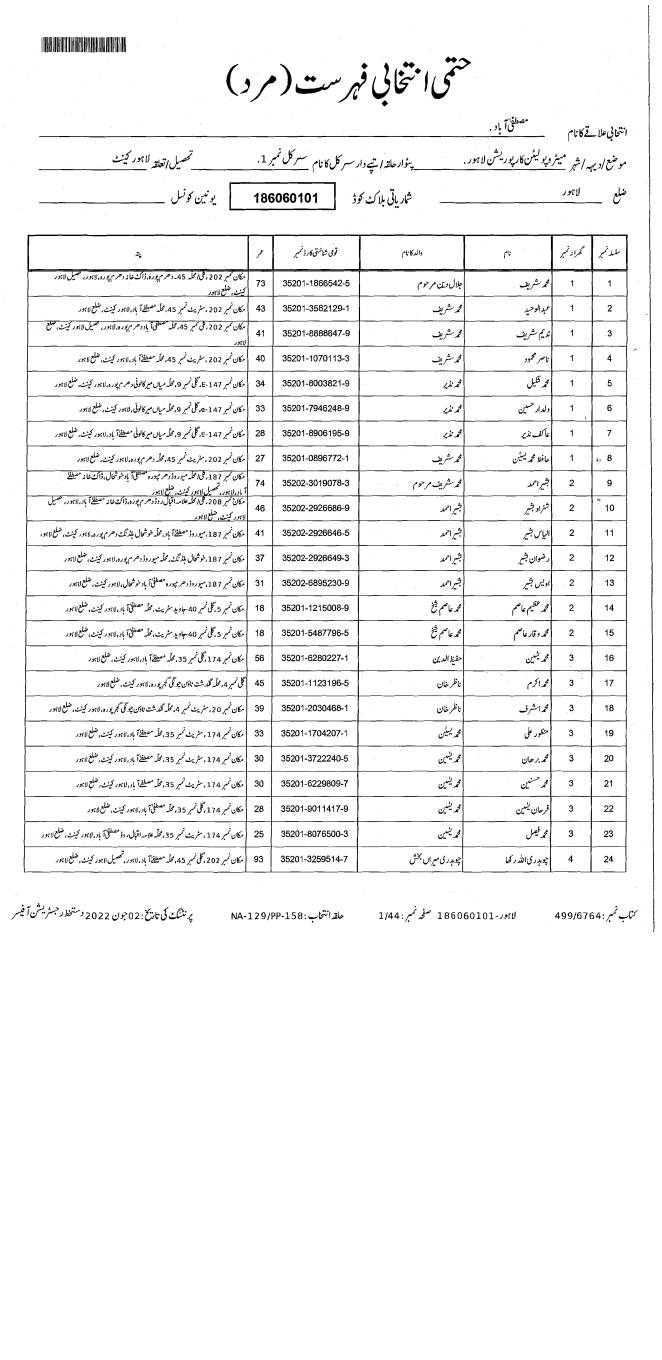
#> input picture pdf_img/10001-003.jpg, 2645 x 5440 px (shown at 1/4 size); its folder holds only this picture in this run
$ python prepare_data.py
#> lines starting #> are read from the running program, lines starting #| are printed output that depends on the picture; after the words box and inside, x2 and y2 are one past the last pixel; in counts of white or black regions, pixels touching at a corner belong together
#> in box_extraction, img is the input picture: shape (5440, 2645, 3); min 0, max 255, mean 244.2
import cv2
import numpy as np
import time
import csv
import pytesseract
import os
import threading
import imutils
## Init
jpegopt={
    "quality": 100,
    "progressive": True,
    "optimize": True
}

global thread_kill_flags
input_folder = "pdf_img/"
output_folder = "output_img/"
out_csv = "table_1.csv"
pytesseract.pytesseract.tesseract_cmd = r"C:\Program Files\Tesseract-OCR\tesseract.exe"


# [19 lines left out: functions uuid, img_preprocessing, not called in this run]


def caculate_time_difference(start_milliseconds, end_milliseconds, filename):
    if filename == 'total':
        diff_milliseconds = int(end_milliseconds) - int(start_milliseconds)
        seconds=(diff_milliseconds / 1000) % 60
        minutes=(diff_milliseconds/(1000*60))%60
        hours=(diff_milliseconds/(1000*60*60))%24
        print("Total run time", hours,":",minutes,":",seconds)
    else:
        diff_milliseconds = int(end_milliseconds) - int(start_milliseconds)
        seconds=(diff_milliseconds / 1000) % 60
        print(seconds, "s", filename)


def sort_contours(cnts, method="left-to-right"):
    # initialize the reverse flag and sort index
    reverse = False
    i = 0

    # handle if we need to sort in reverse
    if method == "right-to-left" or method == "bottom-to-top":
        reverse = True

    # handle if we are sorting against the y-coordinate rather than
    # the x-coordinate of the bounding box
    if method == "top-to-bottom" or method == "bottom-to-top":
        i = 1

    # construct the list of bounding boxes and sort them from top to
    # bottom
    boundingBoxes = [cv2.boundingRect(c) for c in cnts]
    (cnts, boundingBoxes) = zip(*sorted(zip(cnts, boundingBoxes),
                                        key=lambda b: b[1][i], reverse=reverse))

    # return the list of sorted contours and bounding boxes
    return (cnts, boundingBoxes)


def draw_green_line(img):
    img_gry = cv2.cvtColor(img, cv2.COLOR_BGR2GRAY)
    img_cny = cv2.Canny(img_gry, 50, 200)
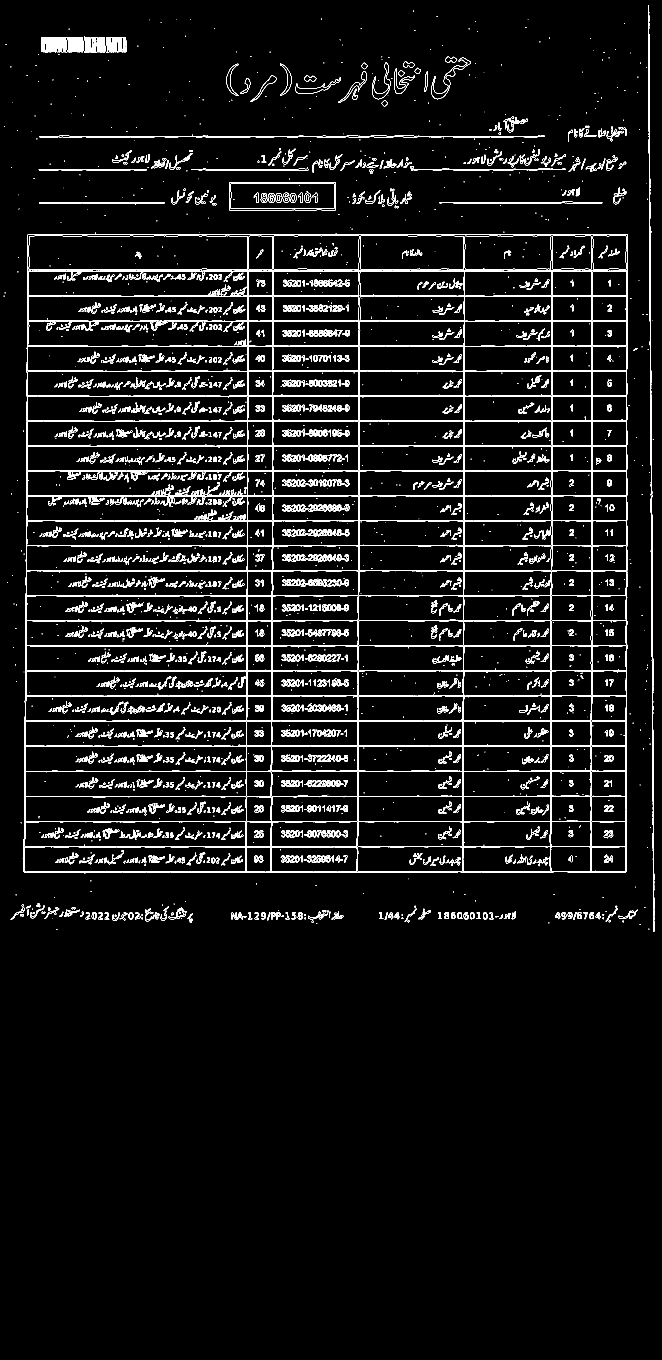
#> img_cny: shape (5440, 2645) (shown at 1/4 size); 2.8% white in thin lines or dots, all inside (x1, y1, x2, y2) = (15, 21, 2618, 3728)
    lns = cv2.ximgproc.createFastLineDetector().detect(img_cny)
    img_cpy = img.copy()
    if lns is not None:
        for ln in lns:
            x1 = int(ln[0][0])
            y1 = int(ln[0][1])
            x2 = int(ln[0][2])
            y2 = int(ln[0][3])
            cv2.line(img_cpy, pt1=(x1, y1), pt2=(x2, y2), color=(255, 0, 0), thickness=5)
#> this loop made 8438 passes
#> (ln, x1, y1, x2, y2) on passes 1 to 3: ([[2591.7, 20, 2593.9, 381]], 2591, 19, 2593, 380), ([[2592.7, 382, 2594.4, 502]], 2592, 381, 2594, 501), ([[2593.8, 503, 2596.6, 885]], 2593, 502, 2596, 884)
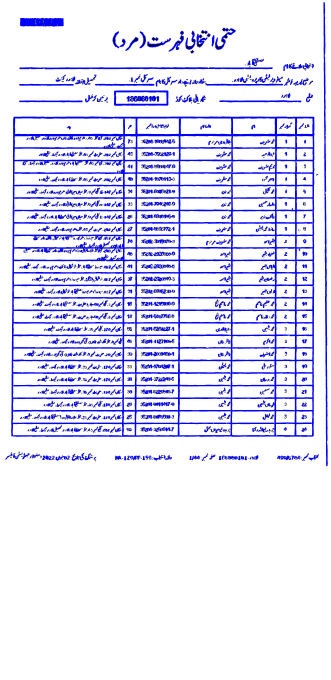
#> img_cpy: shape (5440, 2645, 3) (shown at 1/8 size); mean B, G, R 252.2, 223.8, 223.8
        return (1, img_cpy)
    else:
        return (0, img_cpy)


def v_remove_cnts(image):
    mask = np.ones(image.shape[:2], dtype="uint8") * 255
    contours, hierarchy = cv2.findContours(
        image, cv2.RETR_TREE, cv2.CHAIN_APPROX_SIMPLE)
    if len(contours) != 0:
        h_arr = []
        for cnt in contours:
            x, y, w, h = cv2.boundingRect(cnt)
            h_arr.append(h)
        mode_h = (max(set(h_arr), key = h_arr.count))
        for cnt in contours:
            x, y, w, h = cv2.boundingRect(cnt)
            h_arr.append(h)
            if h < mode_h - 50:
                cv2.drawContours(mask, [cnt], -1, 0, -1)
        image = cv2.bitwise_and(image, image, mask=mask)
        return (1, image)
    else:
        return (0, image)


def h_remove_cnts(image):
    mask = np.ones(image.shape[:2], dtype="uint8") * 255
    contours, hierarchy = cv2.findContours(
        image, cv2.RETR_TREE, cv2.CHAIN_APPROX_SIMPLE)
    for cnt in contours:
        x, y, w, h = cv2.boundingRect(cnt)
        box_info = [x, y, w, h]
        if w < 2640:
            cv2.drawContours(mask, [cnt], -1, 0, -1)
    image = cv2.bitwise_and(image, image, mask=mask)
    return image


def split_number(img):
    kernel = np.ones((1, 1), np.uint8)
    img = cv2.dilate(img, kernel, iterations=2)
    img = cv2.threshold(img, 150, 255, cv2.THRESH_BINARY)[1]
    img = cv2.cvtColor(img, cv2.COLOR_BGR2GRAY)
    cnts = cv2.findContours(img.copy(), cv2.RETR_TREE, cv2.CHAIN_APPROX_SIMPLE)
    cnts = imutils.grab_contours(cnts)
    print(len(cnts))
    if len(cnts) == 1:
        return 0
    else:
        i = 0
        for c in cnts:
            x, y, w, h = cv2.boundingRect(c)
            if w > 5 and h > 25 and w < 20 and h < 32:
                # img = cv2.rectangle(img, (x, y), (x+w, y+h),(0, 255, 0), 5)
                # cv2.imshow("rect", img)
                # cv2.waitKey(0)

                print(cv2.boundingRect(c))
                new_img = img[y:y+h, x:x+w]
                dim = (128, 128)
                resized = cv2.resize(new_img, dim, interpolation = cv2.INTER_AREA)
                time_str = str(int(round(time.time() * 1000)))
                name = "numbers/" + str(time_str) + str(i) + ".jpg"
                cv2.imwrite(name, resized)
            i += 1

#Functon for extracting the box
def box_extraction(img_for_box_extraction_path, cropped_dir_path):
    filename_no_xtensn = img_for_box_extraction_path.split(".")[0]
    filename_no_folder = filename_no_xtensn.split(input_folder)[1]
    img = cv2.imread(img_for_box_extraction_path)  # Read the image
    img1 = cv2.imread(img_for_box_extraction_path)  # Read the image
    (green_flag, img1) = draw_green_line(img1)
#> green_flag = 1

    if green_flag == 1:
        Cimg_gray_para = [3, 3, 0]
        Cimg_blur_para = [150, 255]

        gray_img = cv2.cvtColor(img1, cv2.COLOR_BGR2GRAY)
        blurred_img = cv2.GaussianBlur(gray_img, (Cimg_gray_para[0], Cimg_gray_para[1]), Cimg_gray_para[2])
        (thresh, img_bin) = cv2.threshold(blurred_img, 200, 255,
                                        cv2.THRESH_BINARY | cv2.THRESH_OTSU)  # Thresholding the image
#> img_bin: shape (5440, 2645); 87.6% white; 1310 black regions (67 under 20 px), largest, box (x1, y1, x2, y2) and area: (89, 932, 2515, 3495) 1012193, (2588, 16, 2622, 3730) 44430, (155, 538, 2182, 554) 26140
#> thresh = 147
        img_bin = 255-img_bin  # Invert the image

        # Defining a kernel length
        kernel_length = np.array(img).shape[1]//40

        # A verticle kernel of (1 X kernel_length), which will detect all the verticle lines from the image.
        verticle_kernel = cv2.getStructuringElement(cv2.MORPH_RECT, (1, kernel_length))
#> verticle_kernel = 66 values from 1 to 1
        # A horizontal kernel of (kernel_length X 1), which will help to detect all the horizontal line from the image.
        hori_kernel = cv2.getStructuringElement(cv2.MORPH_RECT, (kernel_length, 1))
        # A kernel of (3 X 3) ones.
        kernel = cv2.getStructuringElement(cv2.MORPH_RECT, (3, 3))
#> kernel = [[1, 1, 1], [1, 1, 1], [1, 1, 1]]

        # Morphological operation to detect verticle lines from an image
        img_temp1 = cv2.erode(img_bin, verticle_kernel, iterations=2)
#> img_temp1: shape (5440, 2645); 1.6% white; 9 white regions, largest, box (x1, y1, x2, y2) and area: (2589, 82, 2620, 3666) 34627, (2195, 999, 2216, 3428) 26570, (2359, 1000, 2374, 3429) 26262
        verticle_lines_img = cv2.dilate(img_temp1, verticle_kernel, iterations=8)
#> verticle_lines_img: shape (5440, 2645); 2.5% white; 9 white regions, largest, box (x1, y1, x2, y2) and area: (2589, 0, 2620, 3930) 52183, (91, 744, 119, 3692) 41199, (2195, 743, 2216, 3692) 40378
        verticle_lines_img = cv2.erode(verticle_lines_img, verticle_kernel, iterations=2)
#> verticle_lines_img: shape (5440, 2645); 2.3% white; 9 white regions

        # Find valid cnts
        (cnts_flag, v_cnts_img) = v_remove_cnts(verticle_lines_img)
#> in v_remove_cnts, `contours, hierarchy = cv2.findContours( image, cv2.RETR_TREE, cv2.CHAI..`: contours = 9 contours; largest, box (x1, y1, x2, y2) and area: (2589, 0, 2620, 3866) 45005, (91, 810, 119, 3628) 34732, (2195, 809, 2216, 3628) 34686, (1423, 809, 1446, 3629) 34153, (2359, 810, 2374, 3629) 31910
#> the loop in v_remove_cnts, `for cnt in contours:` made 9 passes
#> (x, y, w, h) on passes 1 to 8: (2497, 810, 17, 2819), (2359, 810, 15, 2819), (1845, 810, 19, 2819), (1078, 810, 20, 2820), (978, 810, 21, 2820), (91, 810, 28, 2818), (2195, 809, 21, 2819), (1423, 809, 23, 2820)
#> after the loop in v_remove_cnts, `for cnt in contours:`: h_arr = [2819, 2819, 2819, 2820, 2820, 2818, 2819, 2820, 3866]
#> in v_remove_cnts, `mode_h = (max(set(h_arr), key = h_arr.count))`: mode_h = 2819
#> after the loop in v_remove_cnts, `for cnt in contours:`: h_arr = [2819, 2819, 2819, 2820, 2820, 2818, 2819, 2820, 3866, 2819, 2819, 2819, 2820, 2820, 2818, 2819, 2820, 3866]
#> cnts_flag = 1

        if cnts_flag == 1:
            # Morphological operation to detect horizontal lines from an image
            img_temp2 = cv2.erode(img_bin, hori_kernel, iterations=2)
#> img_temp2: shape (5440, 2645); 4.4% white; 38 white regions, largest, box (x1, y1, x2, y2) and area: (171, 1071, 2451, 1090) 36121, (172, 933, 2451, 948) 28284, (165, 2276, 2449, 2289) 22764
            horizontal_lines_img = cv2.dilate(img_temp2, hori_kernel, iterations=10)
#> horizontal_lines_img: shape (5440, 2645); 6.7% white; 35 white regions, largest, box (x1, y1, x2, y2) and area: (0, 1071, 2645, 1090) 47197, (0, 933, 2645, 948) 38264, (0, 1178, 2645, 1191) 31856
            horizontal_lines_img = cv2.erode(horizontal_lines_img, hori_kernel, iterations=2)
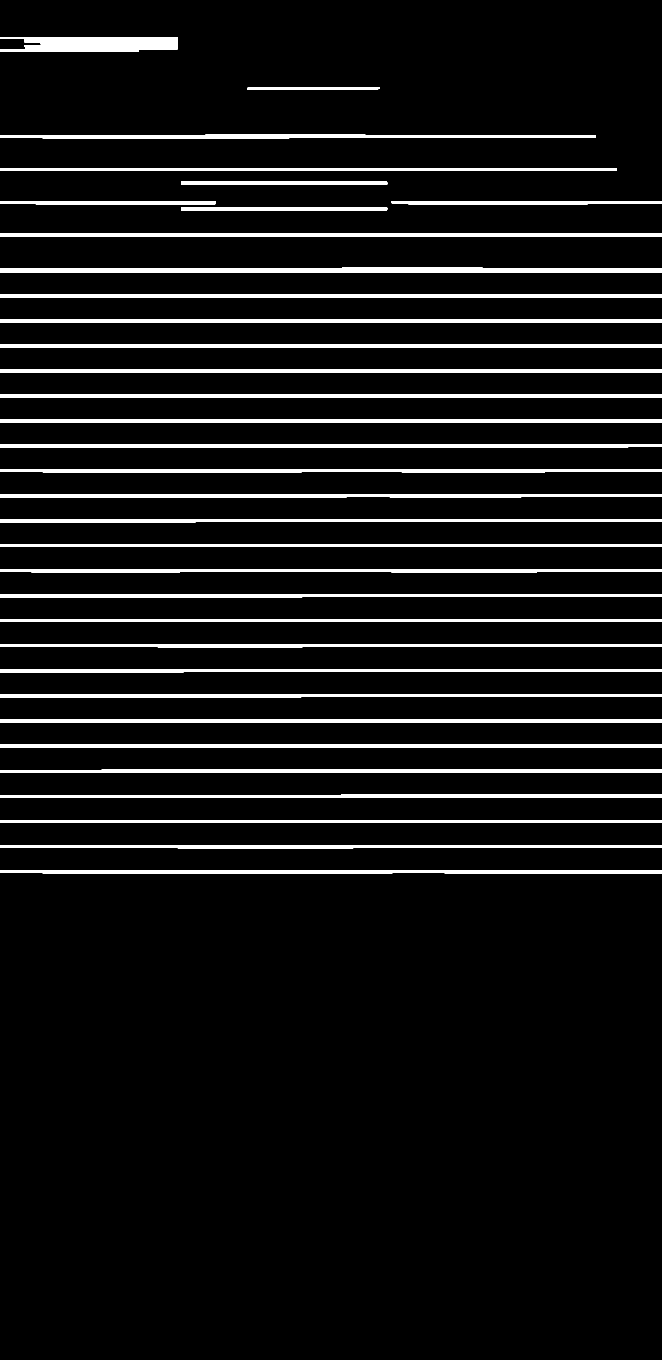
#> horizontal_lines_img: shape (5440, 2645) (shown at 1/4 size); 6.5% white; 35 white regions

            # Find valid cnts
            h_cnts_img = h_remove_cnts(horizontal_lines_img)
#> in h_remove_cnts, `contours, hierarchy = cv2.findContours( image, cv2.RETR_TREE, cv2.CHAI..`: contours = 35 contours; largest, box (x1, y1, x2, y2) and area: (0, 1071, 2645, 1090) 44276, (0, 933, 2645, 948) 35154, (0, 1178, 2645, 1191) 28811, (0, 2276, 2645, 2289) 28434, (0, 2376, 2645, 2389) 28417
#> the loop in h_remove_cnts, `for cnt in contours:` made 35 passes
#> (x, y, w, h) on passes 1 to 8: (0, 3481, 2645, 13), (0, 3381, 2645, 12), (0, 3280, 2645, 12), (0, 3179, 2645, 13), (0, 3079, 2645, 11), (0, 2978, 2645, 12), (0, 2878, 2645, 12), (0, 2778, 2645, 12)

            # Weighting parameters, this will decide the quantity of an image to be added to make a new image.
            alpha = 0.5
            beta = 1.0 - alpha

            # This function helps to add two image with specific weight parameter to get a third image as summation of two image.
            img_final_bin = cv2.addWeighted(v_cnts_img, alpha, h_cnts_img, beta, 0.0)
            img_final_bin = cv2.erode(~img_final_bin, kernel, iterations=2)
            (thresh, img_final_bin) = cv2.threshold(img_final_bin, 128, 255, cv2.THRESH_BINARY | cv2.THRESH_OTSU)
#> img_final_bin: shape (5440, 2645); 89.9% white; 1 black region
#> thresh = 127

            # Find contours for image, which will detect all the boxes
            contours, hierarchy = cv2.findContours(
                img_final_bin, cv2.RETR_TREE, cv2.CHAIN_APPROX_SIMPLE)
#> contours = 253 contours; largest, box (x1, y1, x2, y2) and area: (0, 3494, 2645, 5440) 5115850, (0, 0, 2590, 932) 2388864, (121, 949, 984, 1070) 102612, (107, 3092, 978, 3178) 73926, (106, 3394, 976, 3480) 73598
            # Sort all the contours by top to bottom.
            (contours, boundingBoxes) = sort_contours(contours, method="top-to-bottom")
#> in sort_contours, `boundingBoxes = [cv2.boundingRect(c) for c in cnts]`: boundingBoxes = 253 items, first 6: (0, 3494, 2645, 1946), (992, 3395, 84, 86), (2621, 3394, 24, 86), (2511, 3394, 94, 86), (2372, 3394, 123, 86), (2210, 3394, 147, 86)
#> in sort_contours, `(cnts, boundingBoxes) = zip(*sorted(zip(cnts, boundingBoxes), key=lamb..`: cnts has the same summary as contours in box_extraction; boundingBoxes = 253 items, first 6: (2602, 0, 43, 932), (0, 0, 2590, 932), (2606, 948, 39, 122), (2515, 948, 76, 122), (2376, 948, 123, 122), (2218, 949, 141, 121)

            ## Find suitable boxes
            boxes = []
            xx = []
            yy = []
            ww = []
            hh = []
            areaa = []
            for c in contours:
                # Returns the location and width,height for every contour
                x, y, w, h = cv2.boundingRect(c)
                area = w * h
                box_info = [x, y, w, h, area]
                # print(box_info)
                image = cv2.rectangle(img1, (x, y), (x+w, y+h),(0, 255, 0), 5)
                if x > 5 and x < 2500 and (x + w) < 2640 and y > 50 and w > 70 and h > 55 and w < 1000 and h < 200:
                    # image = cv2.rectangle(img1, (x, y), (x+w, y+h),(0, 255, 0), 5)
                    boxes.append(box_info)
#> this loop made 253 passes
#> (x, y, w, h, area) on passes 1 to 3: (2602, 0, 43, 932, 40076), (0, 0, 2590, 932, 2413880), (2606, 948, 39, 122, 4758)
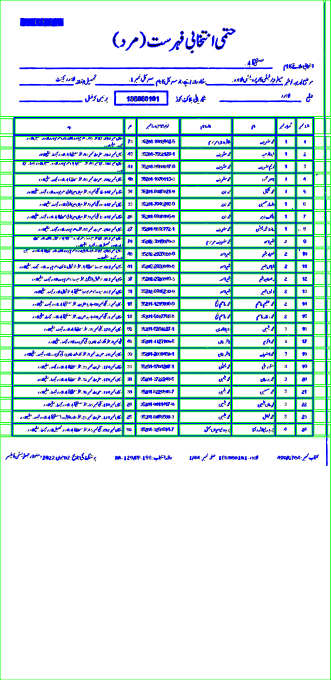
#> img1: shape (5440, 2645, 3) (shown at 1/8 size); mean B, G, R 230.2, 229.1, 207.1
            boxes_sorted_y = sorted(boxes, key=lambda x: x[1])

            ## Sort boxes by x and make rows
            i = 1
            columns = []
            row_columns = []
            for box in boxes_sorted_y:
                columns.append(box)
                if i % 7 == 0:
                    boxes_sorted_x = sorted(columns, key=lambda x: x[0])
                    row_columns.append(boxes_sorted_x)
                    columns = []
                i += 1
#> this loop made 175 passes
#> box on passes 1 to 3: [2376, 948, 123, 122, 15006], [2218, 949, 141, 121, 17061], [1866, 949, 332, 121, 40172]

            idx = 0
            csv_row_col = []
            col = 0
            for columns in row_columns:
                csv_cols = []
                if col == 0:
                    row = 0
                    for box in columns:
                        idx += 1
                        new_img = img[box[1]:box[1]+box[3], box[0]:box[0]+box[2]]
                        time_str = str(int(round(time.time() * 1000)))
                        # w_filename = cropped_dir_path+filename_no_folder+ '_' +time_str+ '_' +str(idx) + '.png'
                        if row == 0:
                            w_filename = cropped_dir_path+filename_no_folder+ '_' +str(idx) +'_Address.png'
                        if row == 3:
                            w_filename = cropped_dir_path+filename_no_folder+ '_' +str(idx) +'_Guardian.png'
                        if row == 4:
                            w_filename = cropped_dir_path+filename_no_folder+ '_' +str(idx) +'_Name.png'
                        # cv2.imwrite(w_filename, new_img)
                        # csv_cols.append(filename_no_xtensn+ '_' +time_str+ '_' +str(idx) + '.png')
                        row += 1
                else:
                    row = 0
                    for box in columns:
                        if row  == 0 or row == 3 or row == 4:
                            idx += 1
                            new_img = img[box[1]:box[1]+box[3], box[0]:box[0]+box[2]]
                            if row == 0:
                                w_filename = cropped_dir_path+filename_no_folder+ '_' +str(idx) +'_Address.png'
                            if row == 3:
                                w_filename = cropped_dir_path+filename_no_folder+ '_' +str(idx) +'_Guardian.png'
                            if row == 4:
                                w_filename = cropped_dir_path+filename_no_folder+ '_' +str(idx) +'_Name.png'
                            # cv2.imwrite(w_filename, new_img)
                            csv_cols.append(w_filename.split(cropped_dir_path)[1])
                        else:
                            idx += 1
                            new_img = img[box[1]:box[1]+box[3], box[0]:box[0]+box[2]]
                            thresh = split_number(new_img)
                        row += 1
                    # Add page number to last column
                col += 1
#> this loop made 25 passes
#> (printed output is left out)
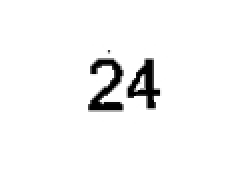
#> new_img: shape (86, 123, 3) (shown 2 times larger); min 0, max 255, mean 245.6

        else:
            print("no table in ", cropped_dir_path+filename_no_folder)
    else:
        print("no table in ", cropped_dir_path+filename_no_folder)


def main(start_time):
    start_total = str(int(round(time.time() * 1000)))
    for filename in os.listdir(input_folder):
        print(filename)
        start_milliseconds = str(int(round(time.time() * 1000)))
        file_path = input_folder + filename
        box_extraction(file_path, output_folder)
        end_milliseconds = str(int(round(time.time() * 1000)))
    end_total = str(int(round(time.time() * 1000)))
    caculate_time_difference(start_total, end_total, "total")


if __name__ == '__main__':
    print("Reading image..")
    start_time = str(int(round(time.time() * 1000)))
    main(start_time)
